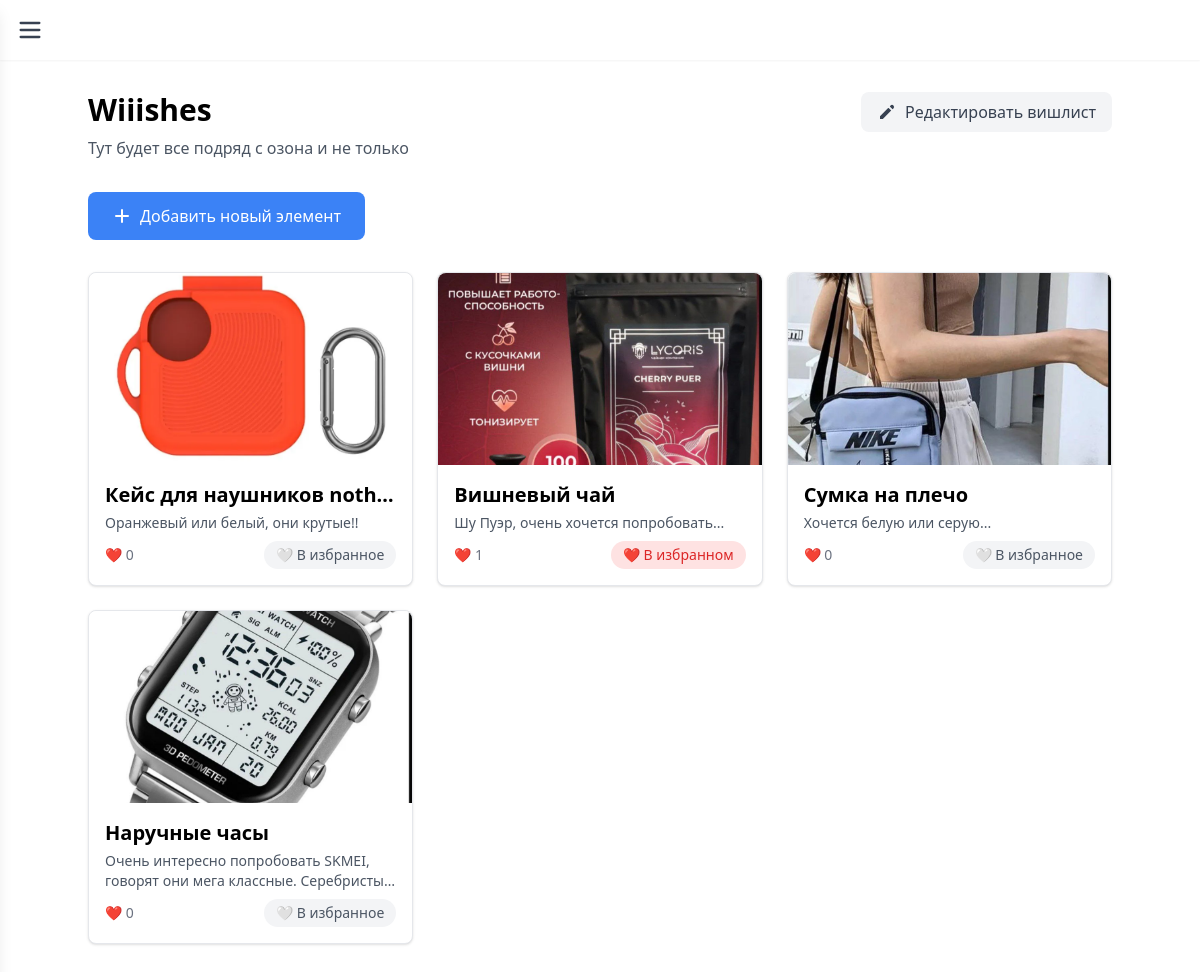
/wishlist/1/ (signed in), run on the app's committed database.
### wishlist/models.py (models this page shows, shortened)
class Wishlist(models.Model):
    user = models.ForeignKey(User, on_delete=models.CASCADE)
    title = models.CharField(max_length=200)
    description = models.TextField()
    created_at = models.DateTimeField(auto_now_add=True)
    likes = models.IntegerField(default=0)

class Wish(models.Model):
    wishlist = models.ForeignKey(Wishlist, on_delete=models.CASCADE)
    item_name = models.CharField(max_length=200)
    item_description = models.TextField()
    item_url = models.URLField()
    item_price = models.FloatField()
    item_image = models.ImageField(upload_to="images/", null=True, blank=True)
    created_at = models.DateTimeField(auto_now_add=True)

### wishlist/views.py (the view)
# urls.py: path("wishlist/<int:wishlist_id>/", views.wishlist_detail, name="wishlist_detail"),
@login_required
def wishlist_detail(request, wishlist_id):
    try:
        wishlist = Wishlist.objects.get(id=wishlist_id)
        wishes = Wish.objects.filter(wishlist=wishlist).annotate(
            favorites_count=Count('wishfav')
        )
        if request.user.is_authenticated:
            for wish in wishes:
                wish.is_favorite = WishFav.objects.filter(
                    wish=wish,
                    user=request.user
                ).exists()
        return render(request, "wishlist_item.html", {
            "wishlist": wishlist,
            "wishes": wishes
        })
    except Wishlist.DoesNotExist:
        return HttpResponse("Wishlist not found", status=404)

### wishlist/templates/wishlist_item.html (shortened to what this page needs)
{% block content %}
<script src="https://cdn.tailwindcss.com"></script>
<div class="w-full flex items-center justify-between px-4 py-4 bg-white shadow-sm sticky top-0 z-20">
    <button onclick="toggleSidebar()" class="text-gray-700 hover:text-gray-900 focus:outline-none">
        <svg class="w-7 h-7" fill="none" stroke="currentColor" viewBox="0 0 24 24">
            <path stroke-linecap="round" stroke-linejoin="round" stroke-width="2" d="M4 6h16M4 12h16M4 18h16" />
        </svg>
    </button>
</div>
<div class="max-w-5xl mx-auto py-8">
    <div class="flex justify-between items-start mb-8">
        <div>
            <h1 class="text-3xl font-bold mb-2">{{ wishlist.title }}</h1>
            <p class="text-gray-600">{{ wishlist.description }}</p>
        </div>
        {% if user.is_authenticated %}
        {% if user.id == wishlist.user.id %}
        <button onclick="openEditWishlistModal()" class="px-4 py-2 bg-gray-100 text-gray-700 rounded-lg hover:bg-gray-200 transition flex items-center">
            <svg xmlns="http://www.w3.org/2000/svg" class="h-5 w-5 mr-2" viewBox="0 0 20 20" fill="currentColor">
                <path d="M13.586 3.586a2 2 0 112.828 2.828l-.793.793-2.828-2.828.793-.793zM11.379 5.793L3 14.172V17h2.828l8.38-8.379-2.83-2.828z"/>
            </svg>
            Редактировать вишлист
        </button>
        {% endif %}
        {% endif %}
    </div>
    {% if user.is_authenticated %}
    {% if user.id == wishlist.user.id %}
    <div class="mb-8">
        <button onclick="openCreateItemModal()"
            class="px-6 py-3 bg-blue-500 text-white rounded-lg hover:bg-blue-600 transition flex items-center">
            <svg xmlns="http://www.w3.org/2000/svg" class="h-5 w-5 mr-2" viewBox="0 0 20 20" fill="currentColor">
                <path fill-rule="evenodd"
                    d="M10 3a1 1 0 011 1v5h5a1 1 0 110 2h-5v5a1 1 0 11-2 0v-5H4a1 1 0 110-2h5V4a1 1 0 011-1z"
                    clip-rule="evenodd" />
            </svg>
            Добавить новый элемент
        </button>
    </div>
    {% endif %}
    {% endif %}
    <div class="grid grid-cols-1 sm:grid-cols-2 md:grid-cols-3 gap-6">
        {% for item in wishes %}
        <div class="block bg-white rounded-lg shadow hover:shadow-lg transition cursor-pointer border border-gray-200 hover:border-blue-400"
            onclick="openItemModal({{ item.id }})" data-item='{
               "name": "{{ item.item_name|escapejs }}",
               "desc": "{{ item.item_description|escapejs }}",
               "price": "{{ item.item_price|default_if_none:"Не указана" }}",
               "link": "{{ item.item_url|default_if_none:"Не указана"|escapejs }}",
               "image": "{% if item.item_image %}{{ item.item_image.url }}{% endif %}"
           }'>
            {% if item.item_image %}
            <img src="{{ item.item_image.url }}" alt="{{ item.item_name }}"
                class="w-full h-48 object-cover rounded-t-lg">
            {% endif %}
            <div class="p-4">
                <h2 class="text-xl font-semibold mb-1 truncate">{{ item.item_name }}</h2>
                <p class="text-gray-600 text-sm mb-2 line-clamp-2">{{ item.item_description }}</p>
                <div class="flex justify-between items-center mt-2">
                    <div class="text-gray-500 text-sm">
                        <span>❤️ {{ item.favorites_count }}</span>
                    </div>
                    {% if user.is_authenticated %}
                    <button onclick="event.stopPropagation(); toggleFavorite({{ item.id }})"
                            class="px-3 py-1 text-sm rounded-full {% if item.is_favorite %}bg-red-100 text-red-600{% else %}bg-gray-100 text-gray-600{% endif %} hover:bg-red-100 hover:text-red-600 transition-colors">
                        {% if item.is_favorite %}
                        ❤️ В избранном
                        {% else %}
                        🤍 В избранное
                        {% endif %}
                    </button>
                    {% endif %}
                </div>
            </div>
        </div>
        {% empty %}
        <div class="col-span-3 text-center text-gray-400 py-12">Вишлист пуст</div>
        {% endfor %}
    </div>
</div>
{% endblock %}

### data on the page
Wishlist: title "Wiiishes", description "Тут будет все подряд с озона и не только"
Wish: item_image (picture), item_name "Кейс для наушников noth…", item_description "Оранжевый или белый, они крутые!!", favorites_count "0", shows "🤍 В избранное"
Wish: item_image (picture), item_name "Вишневый чай", item_description "Шу Пуэр, очень хочется попробовать...", favorites_count "1", shows "❤️ В избранном"
Wish: item_image (picture), item_name "Сумка на плечо", item_description "Хочется белую или серую...", favorites_count "0", shows "🤍 В избранное"
Wish: item_image (picture), item_name "Наручные часы", item_description "Очень интересно попробовать SKMEI, говорят они мега классные.…", favorites_count "0", shows "🤍 В избранное"
